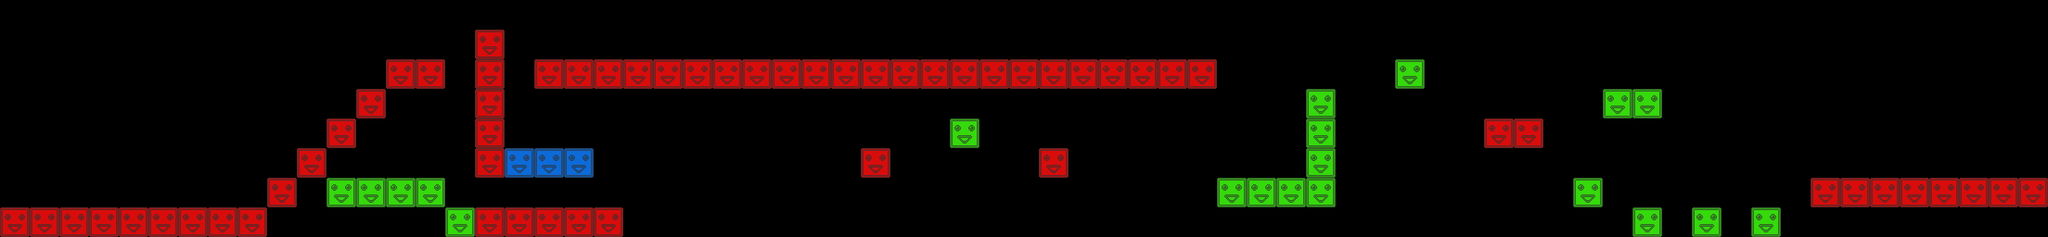

A level layout from a 2D game, rendered from its tile map. Below: a short description, then the map file with tile-grid data replaced by summaries:
An orthogonal 69x8 tile map with 32x32 px tiles, 2 tile layers (red, green).

<map version="1.0" orientation="orthogonal" renderorder="right-down" width="69" height="8" tilewidth="32" tileheight="32" nextobjectid="18">
 <properties>
  <property name="SPAWN0" value="1:5" />
  <property name="SPAWN1" value="9:2" />
 </properties>
 <tileset firstgid="1" name="blocks" tilewidth="32" tileheight="32">
  <image source="blocks.png" width="96" height="32" />
 </tileset>
 <layer name="red" width="69" height="8">
  <properties>
   <property name="ground" value="" />
  </properties>
  <data>[552 cells, 60 non-empty, 1 distinct tile ids]</data>
 </layer>
 <layer name="green" width="69" height="8">
  <properties>
   <property name="ground" value="" />
  </properties>
  <data>[552 cells, 23 non-empty, 2 distinct tile ids]</data>
 </layer>
</map>
